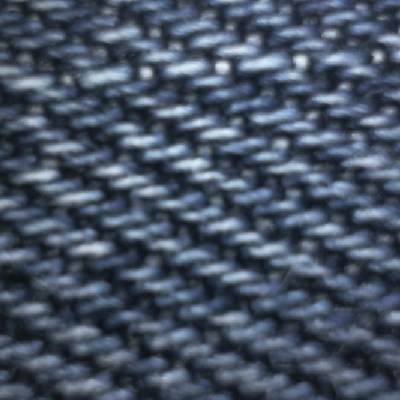
#> input picture dataset/Denim/denim_002.png, 400 x 400 px
$ python train_evaluate.py   (older library calls are emulated)
#> lines starting #> are read from the running program, lines starting #| are printed output that depends on the picture
### feature_utils.py
import os
import random
from pathlib import Path
from typing import Dict, List, Tuple

import cv2
import numpy as np
from skimage.feature import graycomatrix, graycoprops

from config import (
    ALLOWED_EXTENSIONS,
    ANGLES,
    BALANCE_CLASSES,
    DISTANCES,
    GLCM_PROPERTIES,
    GRAY_LEVELS,
    IMAGE_SIZE,
    MAX_IMAGES_PER_CLASS,
    RANDOM_STATE,
    TARGET_CLASSES,
)


def allowed_file(filename: str) -> bool:
    return "." in filename and filename.rsplit(".", 1)[1].lower() in ALLOWED_EXTENSIONS


def normalize_label(name: str) -> str:
    """Menyamakan nama folder agar Cotton/cotton/COTTON tetap terbaca."""
    return name.strip().lower().replace(" ", "_").replace("-", "_")


def target_class_map() -> Dict[str, str]:
    return {normalize_label(label): label for label in TARGET_CLASSES}


def get_class_folders(dataset_dir: Path) -> List[Path]:
    """Mengambil hanya folder kelas yang direkomendasikan: Cotton, Denim, Nylon, Silk, Wool."""
    if not dataset_dir.exists():
        return []

    targets = target_class_map()
    folders = []
    for p in dataset_dir.iterdir():
        if not p.is_dir() or p.name.startswith("."):
            continue
        if normalize_label(p.name) in targets:
            folders.append(p)
#> pass 2 of the loop in get_class_folders, `for p in dataset_dir.iterdir():`:
#> pass 2 of the loop in get_class_folders, `for p in dataset_dir.iterdir():`:
    return sorted(folders, key=lambda x: targets.get(normalize_label(x.name), x.name))


def canonical_label(folder_name: str) -> str:
    return target_class_map().get(normalize_label(folder_name), folder_name)


def list_image_paths(class_folder: Path) -> List[Path]:
    """Membaca gambar secara recursive, cocok untuk struktur Kaggle: Cotton/65/im_1.png."""
    paths = []
    for root, _, files in os.walk(class_folder):
        for filename in files:
            if allowed_file(filename):
                paths.append(Path(root) / filename)
    return sorted(paths)


def preprocess_gray(image_path: Path) -> np.ndarray:
    image = cv2.imread(str(image_path))
    if image is None:
        raise ValueError(f"Gambar tidak bisa dibaca: {image_path}")

    gray = cv2.cvtColor(image, cv2.COLOR_BGR2GRAY)
    gray = cv2.resize(gray, IMAGE_SIZE)
    gray_quantized = (gray / (256 / GRAY_LEVELS)).astype(np.uint8)
    return gray_quantized


def preprocess_color(image_path: Path) -> Tuple[np.ndarray, np.ndarray]:
    image_bgr = cv2.imread(str(image_path))
    if image_bgr is None:
        raise ValueError(f"Gambar tidak bisa dibaca: {image_path}")

    image_bgr = cv2.resize(image_bgr, IMAGE_SIZE)
    image_rgb = cv2.cvtColor(image_bgr, cv2.COLOR_BGR2RGB)
    image_hsv = cv2.cvtColor(image_bgr, cv2.COLOR_BGR2HSV)
    return image_rgb, image_hsv


def extract_glcm_features(image_path: Path) -> np.ndarray:
    gray = preprocess_gray(image_path)
    angles_rad = [np.deg2rad(a) for a in ANGLES]

    glcm = graycomatrix(
        gray,
        distances=DISTANCES,
        angles=angles_rad,
        levels=GRAY_LEVELS,
        symmetric=True,
        normed=True,
    )

    features = []
    for prop in GLCM_PROPERTIES:
        values = graycoprops(glcm, prop).ravel()
        features.append(float(np.mean(values)))
        features.append(float(np.std(values)))
    return np.array(features, dtype=np.float64)


def extract_color_features(image_path: Path) -> np.ndarray:
    """
    Fitur warna untuk membantu kain yang teksturnya mirip.
    Digunakan:
    - Mean dan standard deviation RGB
    - Mean dan standard deviation HSV
    - Histogram HSV sederhana: H=8 bin, S=4 bin, V=4 bin
    """
    image_rgb, image_hsv = preprocess_color(image_path)

    rgb_mean = image_rgb.reshape(-1, 3).mean(axis=0)
    rgb_std = image_rgb.reshape(-1, 3).std(axis=0)

    hsv_flat = image_hsv.reshape(-1, 3)
    hsv_mean = hsv_flat.mean(axis=0)
    hsv_std = hsv_flat.std(axis=0)

    hist_h = cv2.calcHist([image_hsv], [0], None, [8], [0, 180]).flatten()
    hist_s = cv2.calcHist([image_hsv], [1], None, [4], [0, 256]).flatten()
    hist_v = cv2.calcHist([image_hsv], [2], None, [4], [0, 256]).flatten()
    hist = np.concatenate([hist_h, hist_s, hist_v]).astype(np.float64)
    hist = hist / (hist.sum() + 1e-8)

    return np.concatenate([rgb_mean, rgb_std, hsv_mean, hsv_std, hist]).astype(np.float64)


def extract_features(image_path: str | Path) -> np.ndarray:
    image_path = Path(image_path)
    glcm_features = extract_glcm_features(image_path)
    color_features = extract_color_features(image_path)
    return np.concatenate([glcm_features, color_features]).astype(np.float64)


def get_feature_names() -> List[str]:
    names = []
    for prop in GLCM_PROPERTIES:
        names.append(f"glcm_{prop}_mean")
        names.append(f"glcm_{prop}_std")

    names += [
        "rgb_mean_r", "rgb_mean_g", "rgb_mean_b",
        "rgb_std_r", "rgb_std_g", "rgb_std_b",
        "hsv_mean_h", "hsv_mean_s", "hsv_mean_v",
        "hsv_std_h", "hsv_std_s", "hsv_std_v",
    ]
    names += [f"hist_h_{i}" for i in range(8)]
    names += [f"hist_s_{i}" for i in range(4)]
    names += [f"hist_v_{i}" for i in range(4)]
    return names


def collect_dataset_paths(dataset_dir: Path):
    class_folders = get_class_folders(dataset_dir)
    data = []
    rng = random.Random(RANDOM_STATE)

    for class_folder in class_folders:
        label = canonical_label(class_folder.name)
        paths = list_image_paths(class_folder)
        rng.shuffle(paths)

        if MAX_IMAGES_PER_CLASS is not None:
            paths = paths[:MAX_IMAGES_PER_CLASS]

        for path in paths:
            data.append((path, label))
#> pass 2 of the loop in collect_dataset_paths, `for class_folder in class_folders:`:

    if BALANCE_CLASSES and data:
        by_class = {}
        for path, label in data:
            by_class.setdefault(label, []).append(path)

        min_count = min(len(paths) for paths in by_class.values())
        balanced = []
        for label, paths in by_class.items():
            rng.shuffle(paths)
            for path in paths[:min_count]:
                balanced.append((path, label))
        rng.shuffle(balanced)
        return balanced

    rng.shuffle(data)
    return data


def load_dataset_features(dataset_dir: Path):
    X, y, image_paths = [], [], []
    data = collect_dataset_paths(dataset_dir)

    for index, (path, label) in enumerate(data, start=1):
        try:
            features = extract_features(path)
#> in preprocess_gray, image is the input picture: shape (400, 400, 3); mean B, G, R 100.9, 84, 71.8
#> in preprocess_gray, `gray = cv2.cvtColor(image, cv2.COLOR_BGR2GRAY)`:
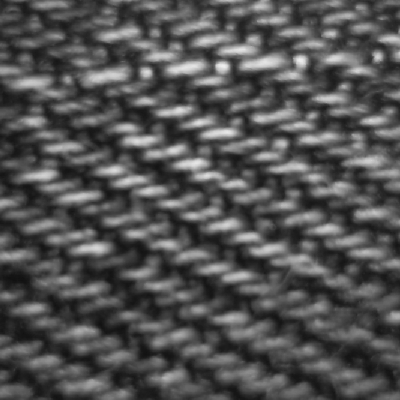
#> gray: shape (400, 400); min 17, max 238, mean 82.3
#> in preprocess_gray, `gray_quantized = (gray / (256 / GRAY_LEVELS)).astype(np.uint8)`:
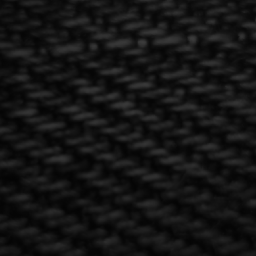
#> gray_quantized: shape (256, 256); min 4, max 59, mean 20.2
#> after the loop in extract_glcm_features, `for prop in GLCM_PROPERTIES:`: features = [31.6, 24.97, 3.97, 1.62, 0.264, 0.088, 0.0506, 0.00937, 0.845, 0.122, 0.00265, 0.00101]
#> in extract_features, `glcm_features = extract_glcm_features(image_path)`: glcm_features has the same summary as features in extract_glcm_features
#> in preprocess_color, `image_hsv = cv2.cvtColor(image_bgr, cv2.COLOR_BGR2HSV)`: image_hsv: shape (256, 256, 3); mean H, S, V 107.2, 77.9, 100.8
#> in extract_color_features, `rgb_mean = image_rgb.reshape(-1, 3).mean(axis=0)`: rgb_mean = [71.64, 83.88, 100.8]
#> in extract_color_features, `rgb_std = image_rgb.reshape(-1, 3).std(axis=0)`: rgb_std = [37.22, 41, 45.83]
#> in extract_color_features, `hsv_mean = hsv_flat.mean(axis=0)`: hsv_mean = [107.2, 77.89, 100.8]
#> in extract_color_features, `hsv_std = hsv_flat.std(axis=0)`: hsv_std = [2.45, 18.17, 45.83]
#> in extract_color_features, `hist_h = cv2.calcHist([image_hsv], [0], None, [8], [0, 180]).flatten()`: hist_h = [0, 0, 0, 3, 64966, 567, 0, 0]
#> in extract_color_features, `hist_s = cv2.calcHist([image_hsv], [1], None, [4], [0, 256]).flatten()`: hist_s = [14576, 50893, 67, 0]
#> in extract_color_features, `hist_v = cv2.calcHist([image_hsv], [2], None, [4], [0, 256]).flatten()`: hist_v = [15929, 32550, 13929, 3128]
#> in extract_color_features, `hist = np.concatenate([hist_h, hist_s, hist_v]).astype(np.float64)`: hist = [0, 0, 0, 3, 64966, 567, 0, 0, 14576, 50893, 67, 0, 15929, 32550, 13929, 3128]
#> in extract_color_features, `hist = hist / (hist.sum() + 1e-8)`: hist = [0, 0, 0, 1.53e-05, 0.33, 0.00288, 0, 0, 0.0741, 0.259, 0.000341, 0, 0.081, 0.166, 0.0708, 0.0159]
#> in extract_features, `color_features = extract_color_features(image_path)`: color_features = 28 values, max 107.2 at index 6, min 0 at index 12, mean 26.2
#> in load_dataset_features, `features = extract_features(path)`: features = 40 values, max 107.2 at index 18, min 0 at index 24, mean 19.93
            X.append(features)
            y.append(label)
            image_paths.append(str(path))
            print(f"[{index}/{len(data)}] ✓ {label}: {path.name}")
        except Exception as exc:
            print(f"[{index}/{len(data)}] ✗ Gagal memproses {path}: {exc}")
#> pass 2 of the loop in load_dataset_features, `for index, (path, label) in enumerate(data, start=1):`:
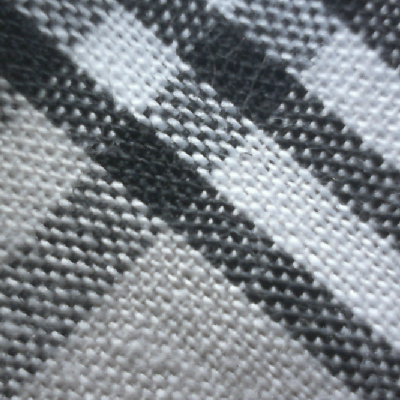
#> input picture dataset/Cotton/cotton_006.png, 400 x 400 px
#> in preprocess_gray, image is the input picture: shape (400, 400, 3); mean B, G, R 134.9, 130, 124.3
#> in preprocess_gray (call 2), `gray = cv2.resize(gray, IMAGE_SIZE)`:
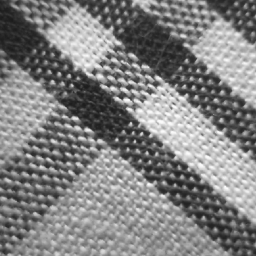
#> gray: shape (256, 256); min 26, max 251, mean 128.7
#> in preprocess_gray (call 2), `gray_quantized = (gray / (256 / GRAY_LEVELS)).astype(np.uint8)`:
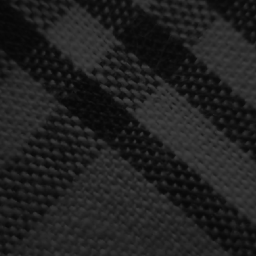
#> gray_quantized: shape (256, 256); min 6, max 62, mean 31.8
#> image_hsv: shape (256, 256, 3); mean H, S, V 101.4, 22.8, 134.9
#> in load_dataset_features, `features = extract_features(path)`: features = 40 values, max 134.9 at index 20, min 0 at index 34, mean 25.11

    return np.array(X, dtype=np.float64), np.array(y), image_paths

### train_evaluate.py
from collections import Counter

import joblib
import matplotlib.pyplot as plt
import numpy as np
import pandas as pd
from sklearn.ensemble import RandomForestClassifier
from sklearn.metrics import ConfusionMatrixDisplay, accuracy_score, classification_report, confusion_matrix, f1_score, precision_score, recall_score
from sklearn.model_selection import GridSearchCV, StratifiedKFold, train_test_split
from sklearn.neighbors import KNeighborsClassifier
from sklearn.pipeline import Pipeline
from sklearn.preprocessing import StandardScaler

from config import (
    CONFUSION_MATRIX_PATH,
    DATASET_DIR,
    FEATURE_CSV_PATH,
    METRICS_PATH,
    MODEL_DIR,
    MODEL_PATH,
    RANDOM_STATE,
    REPORT_PATH,
    RESULT_DIR,
    TARGET_CLASSES,
    TEST_SIZE,
)
from feature_utils import get_class_folders, get_feature_names, load_dataset_features

ALGORITHM = "knn"
ALGORITHM_LABEL = "GLCM + Color + KNN"
PROJECT_TITLE = "Klasifikasi Jenis Kain 5 Kelas Menggunakan Fitur GLCM dan Color Feature dengan Algoritma KNN"


def build_model_and_grid():
    if ALGORITHM == "knn":
        pipeline = Pipeline(
            steps=[
                ("scaler", StandardScaler()),
                ("knn", KNeighborsClassifier()),
            ]
        )
        param_grid = {
            "knn__n_neighbors": [3, 5, 7],
            "knn__weights": ["distance"],
            "knn__metric": ["manhattan", "euclidean"],
        }
        return pipeline, param_grid

    if ALGORITHM == "random_forest":
        pipeline = Pipeline(
            steps=[
                ("rf", RandomForestClassifier(random_state=RANDOM_STATE, n_jobs=-1)),
            ]
        )
        param_grid = {
            "rf__n_estimators": [200, 400],
            "rf__max_depth": [None, 20, 30],
            "rf__min_samples_split": [2, 5],
            "rf__max_features": ["sqrt", "log2"],
            "rf__class_weight": ["balanced", "balanced_subsample"],
        }
        return pipeline, param_grid

    raise ValueError(f"Algoritma tidak dikenal: {ALGORITHM}")


def train_and_evaluate():
    MODEL_DIR.mkdir(exist_ok=True)
    RESULT_DIR.mkdir(parents=True, exist_ok=True)

    class_folders = get_class_folders(DATASET_DIR)
    detected_classes = [p.name for p in class_folders]
    if len(class_folders) < 2:
        raise RuntimeError(
            "Dataset minimal harus berisi 2 folder dari kelas target: "
            + ", ".join(TARGET_CLASSES)
        )

    print("=" * 80)
    print(PROJECT_TITLE)
    print("=" * 80)
    print(f"Folder dataset: {DATASET_DIR}")
    print(f"Kelas target: {TARGET_CLASSES}")
    print(f"Kelas terdeteksi: {detected_classes}")
    print("\nMulai ekstraksi fitur GLCM + Color Feature...")

    X, y, paths = load_dataset_features(DATASET_DIR)
#> paths = 2 items
    if len(X) == 0:
        raise RuntimeError("Tidak ada gambar yang berhasil diproses. Cek format dan isi folder dataset.")

    class_counts = Counter(y)
#> class_counts = {'Denim': 1, 'Cotton': 1}
    print("\nJumlah data per kelas yang dipakai:")
    for label, total in sorted(class_counts.items()):
        print(f"- {label}: {total} gambar")
#> this loop made 2 passes
#> (label, total) on passes 1 to 2: ('Cotton', 1), ('Denim', 1)
#| - Cotton: 1 gambar
#| - Denim: 1 gambar

    if len(class_counts) < 2:
        raise RuntimeError("Minimal harus ada 2 kelas yang valid setelah filter TARGET_CLASSES.")

    feature_names = get_feature_names()
    df_features = pd.DataFrame(X, columns=feature_names)
#> df_features = table of 2 rows and 40 columns
    df_features.insert(0, "label", y)
    df_features.insert(0, "image_path", paths)
#> (the run stopped early here; a loop or call above may not have finished)
